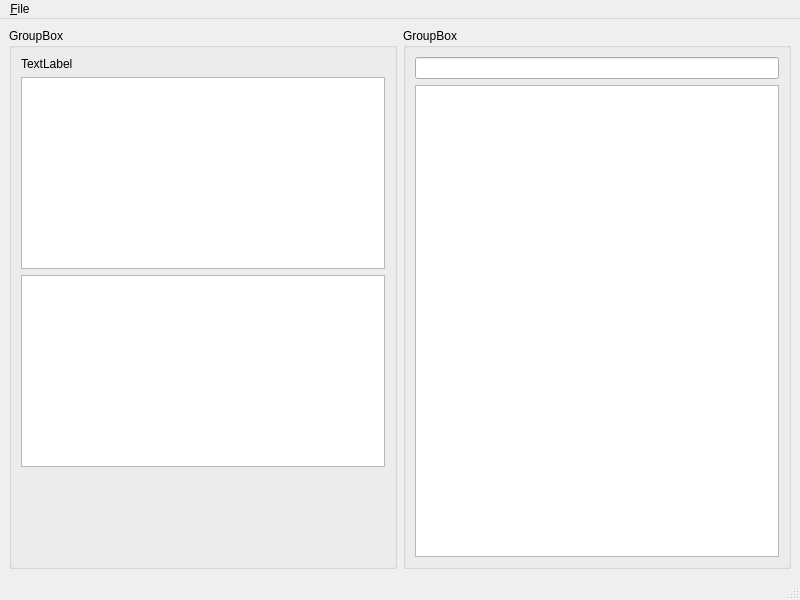
<?xml version="1.0" encoding="UTF-8"?>
<ui version="4.0">
 <class>MainWindow</class>
 <widget class="QMainWindow" name="MainWindow">
  <property name="geometry">
   <rect>
    <x>0</x>
    <y>0</y>
    <width>800</width>
    <height>600</height>
   </rect>
  </property>
  <property name="windowTitle">
   <string>MainWindow</string>
  </property>
  <widget class="QWidget" name="centralwidget">
   <layout class="QHBoxLayout" name="horizontalLayout">
    <item>
     <widget class="QGroupBox" name="groupBox">
      <property name="title">
       <string>GroupBox</string>
      </property>
      <layout class="QVBoxLayout" name="verticalLayout">
       <item>
        <widget class="QLabel" name="label">
         <property name="text">
          <string>TextLabel</string>
         </property>
        </widget>
       </item>
       <item>
        <widget class="QTextEdit" name="textEdit"/>
       </item>
       <item>
        <widget class="QListView" name="listView"/>
       </item>
       <item>
        <spacer name="verticalSpacer">
         <property name="orientation">
          <enum>Qt::Vertical</enum>
         </property>
         <property name="sizeHint" stdset="0">
          <size>
           <width>20</width>
           <height>72</height>
          </size>
         </property>
        </spacer>
       </item>
      </layout>
     </widget>
    </item>
    <item>
     <widget class="QGroupBox" name="groupBox_2">
      <property name="title">
       <string>GroupBox</string>
      </property>
      <layout class="QVBoxLayout" name="verticalLayout_2">
       <item>
        <widget class="QLineEdit" name="lineEdit"/>
       </item>
       <item>
        <widget class="QTableView" name="tableView"/>
       </item>
      </layout>
     </widget>
    </item>
   </layout>
  </widget>
  <widget class="QMenuBar" name="menubar">
   <property name="geometry">
    <rect>
     <x>0</x>
     <y>0</y>
     <width>800</width>
     <height>22</height>
    </rect>
   </property>
   <property name="sizePolicy">
    <sizepolicy hsizetype="Ignored" vsizetype="Minimum">
     <horstretch>0</horstretch>
     <verstretch>0</verstretch>
    </sizepolicy>
   </property>
   <widget class="QMenu" name="menu_File">
    <property name="title">
     <string>&amp;File</string>
    </property>
    <addaction name="action_New"/>
    <addaction name="separator"/>
    <addaction name="action_Exit"/>
   </widget>
   <addaction name="menu_File"/>
  </widget>
  <widget class="QStatusBar" name="statusbar"/>
  <action name="actionFile">
   <property name="text">
    <string>File</string>
   </property>
   <property name="statusTip">
    <string>New file</string>
   </property>
  </action>
  <action name="action_New">
   <property name="text">
    <string>&amp;New</string>
   </property>
  </action>
  <action name="action_Exit">
   <property name="text">
    <string>&amp;Exit</string>
   </property>
  </action>
 </widget>
 <resources/>
 <connections>
  <connection>
   <sender>action_Exit</sender>
   <signal>triggered()</signal>
   <receiver>MainWindow</receiver>
   <slot>close()</slot>
   <hints>
    <hint type="sourcelabel">
     <x>-1</x>
     <y>-1</y>
    </hint>
    <hint type="destinationlabel">
     <x>399</x>
     <y>299</y>
    </hint>
   </hints>
  </connection>
 </connections>
</ui>
